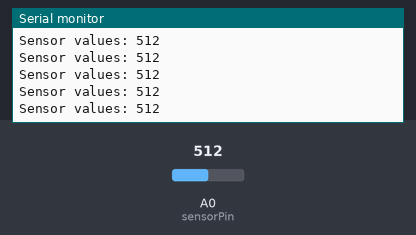
This sketch was run on a simulated Arduino Uno, built with avr-gcc and run on an emulated ATmega328P. On the bench: the last lines printed to the serial monitor. The test bench sets the inputs (shaded band); at power-on: A0 (sensorPin) = 512.

Above: at 1.2 s.
1.3 s: A0 (sensorPin) set to 109
At 2.0 s:
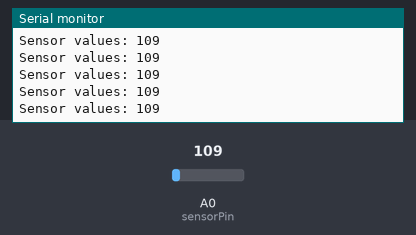
2.8 s: A0 (sensorPin) set to 93
At 3.4 s:
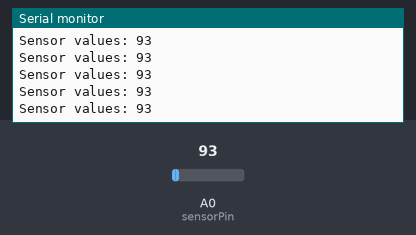
11.8 s: A0 (sensorPin) set to 8
At 12.4 s:
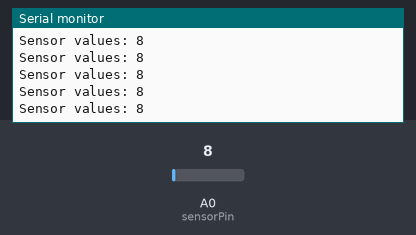
13.3 s: A0 (sensorPin) set to 11
At 13.9 s:
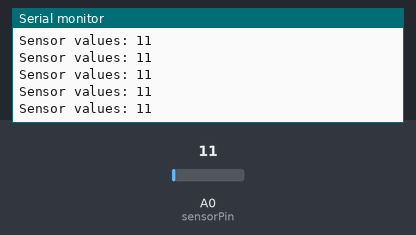
Timing chart, 0 to 16.3 s (numbered marks = the images above; inputs shaded):
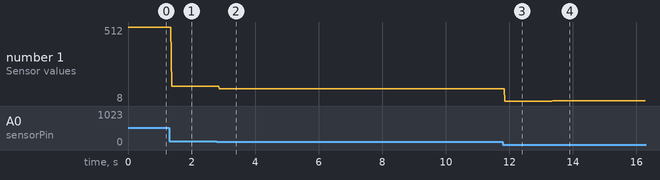

The sketch:

arduino_potentiometer.ino
```cpp
int sensorPin = A0;    // select the input pin for the potentiometer
int sensorValue = 0;  // variable to store the value coming from the sensor

void setup() {
  Serial.begin(9600);     // initialize serial monitor
}

void loop() {
  sensorValue = analogRead(sensorPin);    // read the value from the sensor:
  Serial.print("Sensor values: ");        // print values on serial monitor
  Serial.println(sensorValue);
  delay(10);
}
```

Measured:
- after the input at 1.3 s, the serial monitor: prints a new line after 0.07 s (image 1)
- after the input at 2.8 s, the serial monitor: prints a new line after 0.07 s (image 2)
- after the input at 11.8 s, the serial monitor: prints a new line after 0.06 s (image 3)
- after the input at 13.3 s, the serial monitor: prints a new line after 0.06 s (image 4)
- plotted number 1: 512 → 109 after the input at 1.3 s, 109 → 93 after the input at 2.8 s, 93 → 8 after the input at 11.8 s, 8 → 11 after the input at 13.3 s
